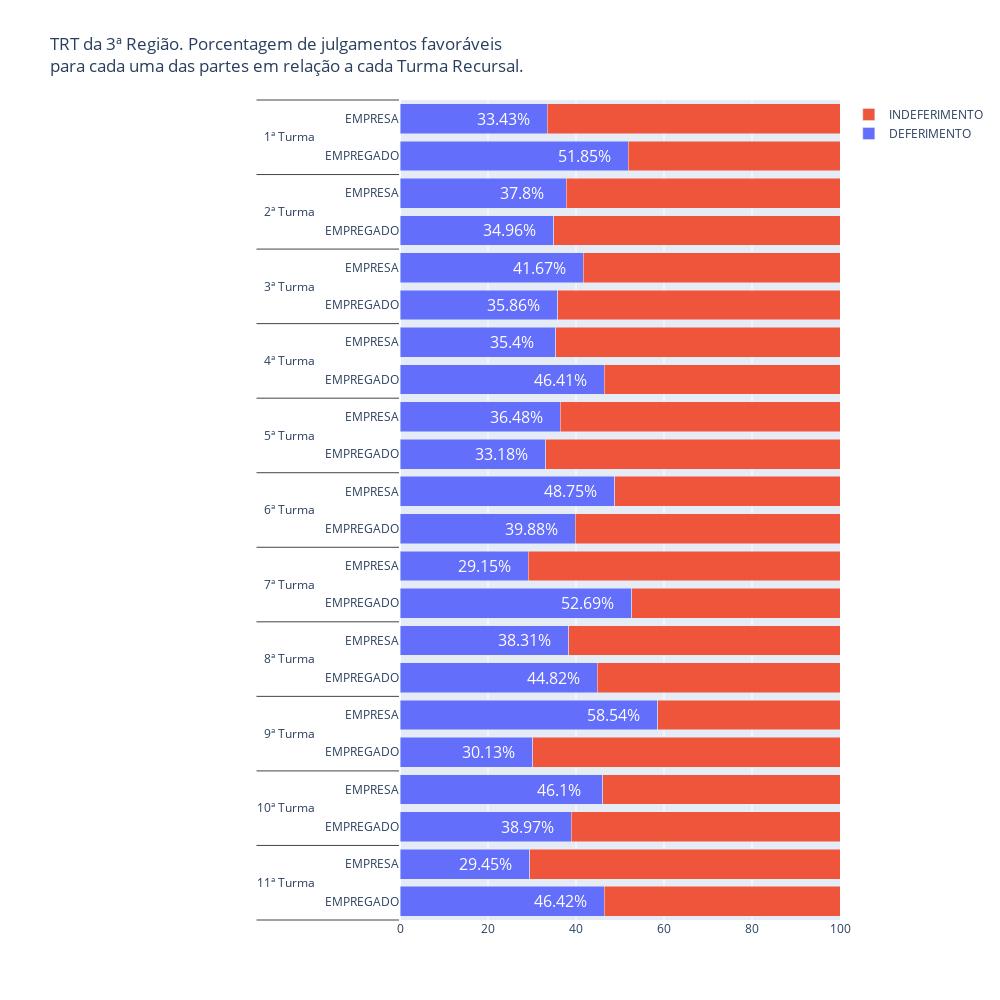

Source (notebook cell):
### Code cell
for i in range( len( orgaos ) ):
    fig.add_annotation(
            y= [ orgaos[i], tipo_parte[i] ],
            x = ( percentuais_deferimento[i] ) - 10,
            text=str( round( percentuais_deferimento[i], 2) )+"%",
            showarrow=False,
            font=dict(
                    size=16,
                    color="#ffffff"
                    ),
            )

fig.show()

### Figure 1 — Plotly figure (JSON) as saved in the notebook; plotly's stock layout.template omitted (floating-point values rounded to 4 significant figures)
{"data": [{"name": "DEFERIMENTO", "orientation": "h", "type": "bar", "x": [298, 86, 258, 136, 232, 144, 264, 100, 372, 93, 276, 137, 214, 89, 297, 103, 246, 105, 215, 110, 364, 119], "y": [["11ª Turma", "11ª Turma", "10ª Turma", "10ª Turma", "9ª Turma", "9ª Turma", "8ª Turma", "8ª Turma", "7ª Turma", "7ª Turma", "6ª Turma", "6ª Turma", "5ª Turma", "5ª Turma", "4ª Turma", "4ª Turma", "3ª Turma", "3ª Turma", "2ª Turma", "2ª Turma", "1ª Turma", "1ª Turma"], ["EMPREGADO", "EMPRESA", "EMPREGADO", "EMPRESA", "EMPREGADO", "EMPRESA", "EMPREGADO", "EMPRESA", "EMPREGADO", "EMPRESA", "EMPREGADO", "EMPRESA", "EMPREGADO", "EMPRESA", "EMPREGADO", "EMPRESA", "EMPREGADO", "EMPRESA", "EMPREGADO", "EMPRESA", "EMPREGADO", "EMPRESA"]]}, {"name": "INDEFERIMENTO", "orientation": "h", "type": "bar", "x": [344, 206, 404, 159, 538, 102, 325, 161, 334, 226, 416, 144, 431, 155, 343, 188, 440, 147, 400, 181, 338, 237], "y": [["11ª Turma", "11ª Turma", "10ª Turma", "10ª Turma", "9ª Turma", "9ª Turma", "8ª Turma", "8ª Turma", "7ª Turma", "7ª Turma", "6ª Turma", "6ª Turma", "5ª Turma", "5ª Turma", "4ª Turma", "4ª Turma", "3ª Turma", "3ª Turma", "2ª Turma", "2ª Turma", "1ª Turma", "1ª Turma"], ["EMPREGADO", "EMPRESA", "EMPREGADO", "EMPRESA", "EMPREGADO", "EMPRESA", "EMPREGADO", "EMPRESA", "EMPREGADO", "EMPRESA", "EMPREGADO", "EMPRESA", "EMPREGADO", "EMPRESA", "EMPREGADO", "EMPRESA", "EMPREGADO", "EMPRESA", "EMPREGADO", "EMPRESA", "EMPREGADO", "EMPRESA"]]}], "layout": {"annotations": [{"font": {"color": "#ffffff", "size": 16}, "showarrow": false, "text": "46.42%", "x": 36.42, "y": ["11ª Turma", "EMPREGADO"]}, {"font": {"color": "#ffffff", "size": 16}, "showarrow": false, "text": "29.45%", "x": 19.45, "y": ["11ª Turma", "EMPRESA"]}, {"font": {"color": "#ffffff", "size": 16}, "showarrow": false, "text": "38.97%", "x": 28.97, "y": ["10ª Turma", "EMPREGADO"]}, {"font": {"color": "#ffffff", "size": 16}, "showarrow": false, "text": "46.1%", "x": 36.1, "y": ["10ª Turma", "EMPRESA"]}, {"font": {"color": "#ffffff", "size": 16}, "showarrow": false, "text": "30.13%", "x": 20.13, "y": ["9ª Turma", "EMPREGADO"]}, {"font": {"color": "#ffffff", "size": 16}, "showarrow": false, "text": "58.54%", "x": 48.54, "y": ["9ª Turma", "EMPRESA"]}, {"font": {"color": "#ffffff", "size": 16}, "showarrow": false, "text": "44.82%", "x": 34.82, "y": ["8ª Turma", "EMPREGADO"]}, {"font": {"color": "#ffffff", "size": 16}, "showarrow": false, "text": "38.31%", "x": 28.31, "y": ["8ª Turma", "EMPRESA"]}, {"font": {"color": "#ffffff", "size": 16}, "showarrow": false, "text": "52.69%", "x": 42.69, "y": ["7ª Turma", "EMPREGADO"]}, {"font": {"color": "#ffffff", "size": 16}, "showarrow": false, "text": "29.15%", "x": 19.15, "y": ["7ª Turma", "EMPRESA"]}, {"font": {"color": "#ffffff", "size": 16}, "showarrow": false, "text": "39.88%", "x": 29.88, "y": ["6ª Turma", "EMPREGADO"]}, {"font": {"color": "#ffffff", "size": 16}, "showarrow": false, "text": "48.75%", "x": 38.75, "y": ["6ª Turma", "EMPRESA"]}, {"font": {"color": "#ffffff", "size": 16}, "showarrow": false, "text": "33.18%", "x": 23.18, "y": ["5ª Turma", "EMPREGADO"]}, {"font": {"color": "#ffffff", "size": 16}, "showarrow": false, "text": "36.48%", "x": 26.48, "y": ["5ª Turma", "EMPRESA"]}, {"font": {"color": "#ffffff", "size": 16}, "showarrow": false, "text": "46.41%", "x": 36.41, "y": ["4ª Turma", "EMPREGADO"]}, {"font": {"color": "#ffffff", "size": 16}, "showarrow": false, "text": "35.4%", "x": 25.4, "y": ["4ª Turma", "EMPRESA"]}, {"font": {"color": "#ffffff", "size": 16}, "showarrow": false, "text": "35.86%", "x": 25.86, "y": ["3ª Turma", "EMPREGADO"]}, {"font": {"color": "#ffffff", "size": 16}, "showarrow": false, "text": "41.67%", "x": 31.67, "y": ["3ª Turma", "EMPRESA"]}, {"font": {"color": "#ffffff", "size": 16}, "showarrow": false, "text": "34.96%", "x": 24.96, "y": ["2ª Turma", "EMPREGADO"]}, {"font": {"color": "#ffffff", "size": 16}, "showarrow": false, "text": "37.8%", "x": 27.8, "y": ["2ª Turma", "EMPRESA"]}, {"font": {"color": "#ffffff", "size": 16}, "showarrow": false, "text": "51.85%", "x": 41.85, "y": ["1ª Turma", "EMPREGADO"]}, {"font": {"color": "#ffffff", "size": 16}, "showarrow": false, "text": "33.43%", "x": 23.43, "y": ["1ª Turma", "EMPRESA"]}], "barmode": "stack", "barnorm": "percent", "height": 1000, "margin": {"l": 400}, "title": {"text": "TRT da 3ª Região. Porcentagem de julgamentos favoráveis <br>para cada uma das partes em relação a cada Turma Recursal."}, "width": 1000, "xaxis": {"autorange": true, "range": [0, 100.0], "type": "linear"}, "yaxis": {"autorange": true, "range": [-0.5, 21.5], "type": "multicategory"}}}
